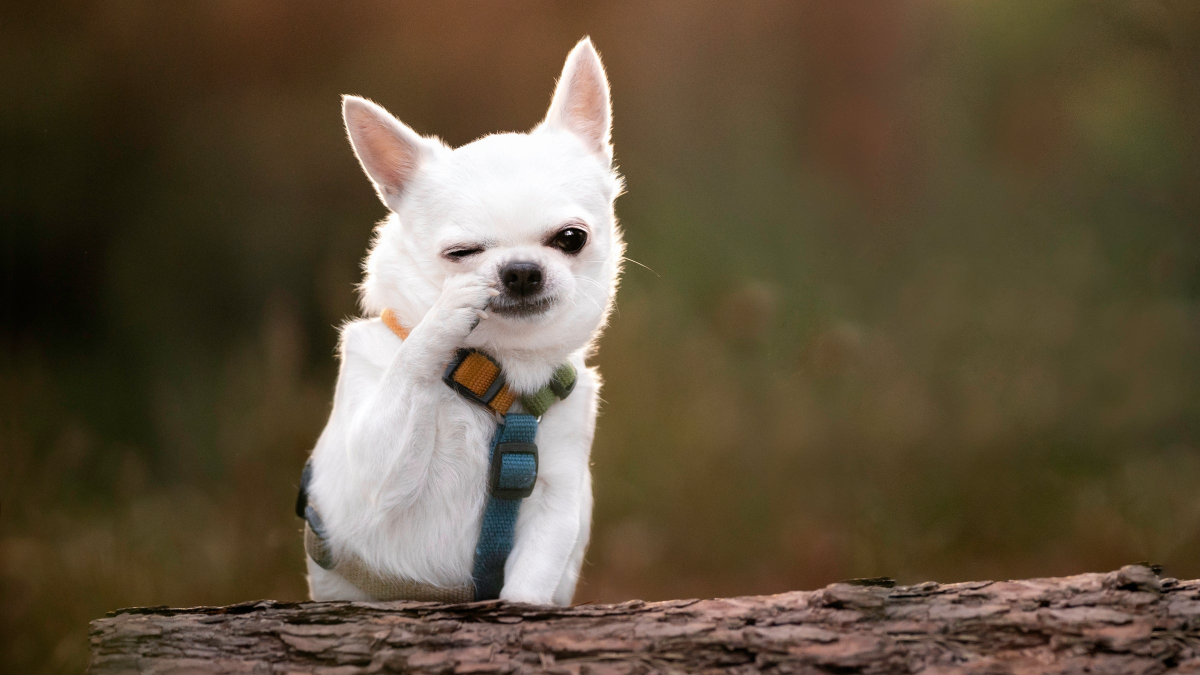
#> input picture 1_Image_processing/img/dog.jpg, 2400 x 1350 px (shown at 1/2 size)
$ python 2.blurimg.py
#> lines starting #> are read from the running program, lines starting #| are printed output that depends on the picture
# Gaussian Blurring
# Median Blurring
# Bilateral Blur

import cv2 as cv
from matplotlib import pyplot as plt
image_path='img/dog.jpg'
img=cv.imread(image_path)
#> img is the input picture: shape (1350, 2400, 3); mean B, G, R 61.5, 82.2, 96.4
imgr=cv.resize(img,(1900,800))
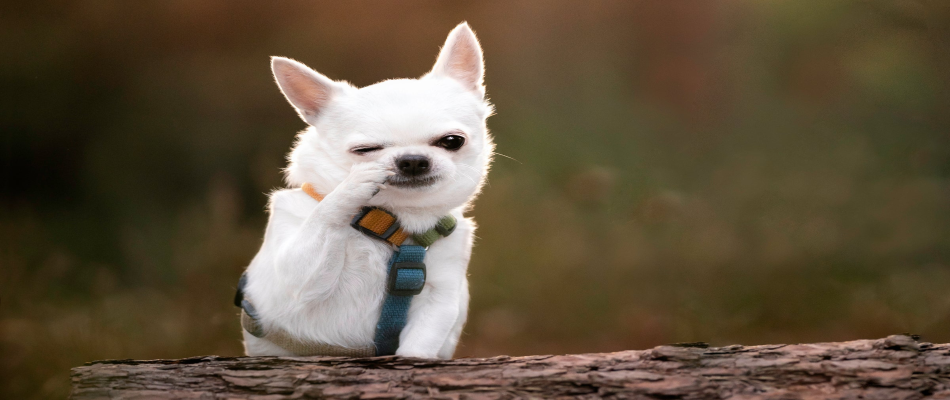
#> imgr: shape (800, 1900, 3) (shown at 1/2 size); mean B, G, R 61.4, 82, 96.3
imgrgb=cv.cvtColor(imgr,cv.COLOR_BGR2RGB)
plt.imshow(imgrgb)
plt.title('original image')
plt.axis('off')
plt.show()

# Gaussian Blurring
gb=cv.GaussianBlur(imgr,(105,105),0)
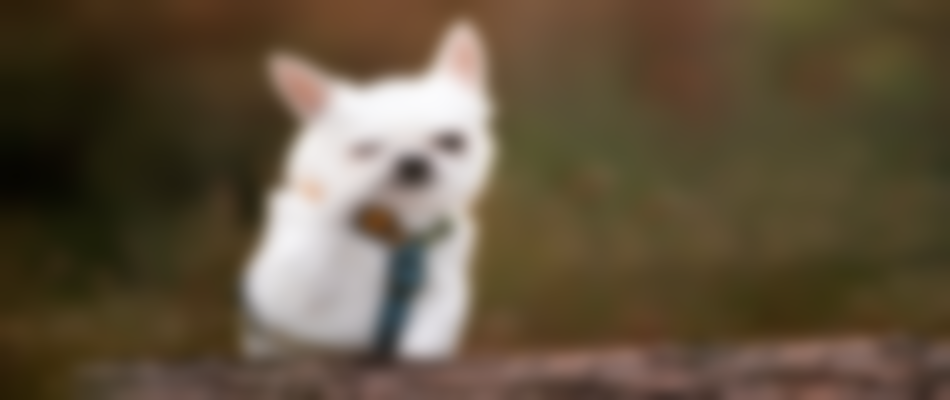
#> gb: shape (800, 1900, 3) (shown at 1/2 size); mean B, G, R 61.4, 82, 96.3
gbrgb=cv.cvtColor(gb,cv.COLOR_BGR2RGB)
plt.imshow(gbrgb)
plt.title('Gaussian Blurring')
plt.axis('off')
plt.show()

# Median Blurring
me=cv.medianBlur(imgr,111)
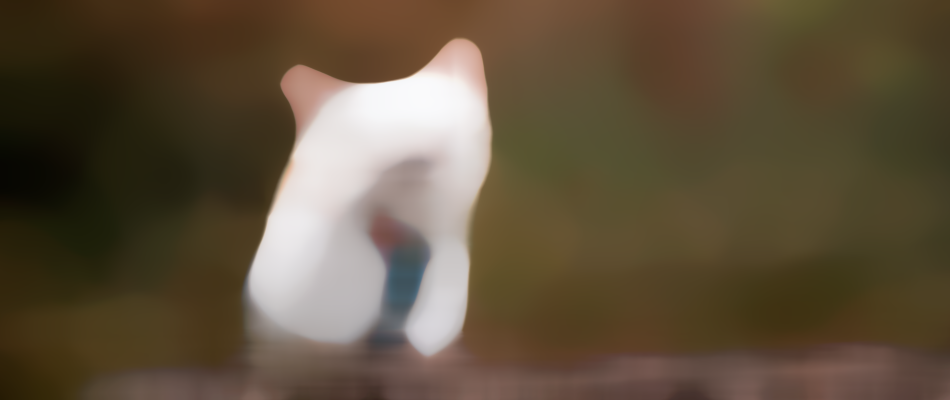
#> me: shape (800, 1900, 3) (shown at 1/2 size); mean B, G, R 60.8, 81.6, 96.1
mergb=cv.cvtColor(me,cv.COLOR_BGR2RGB)
plt.imshow(mergb)
plt.title('Median Blurring')
plt.axis('off')
plt.show()

# Bilateral Blur
BI=cv.bilateralFilter(imgr,15,150,150)
BIrgb=cv.cvtColor(BI,cv.COLOR_BGR2RGB)
plt.imshow(BIrgb)
plt.title('Bilateral Blurring')
plt.axis('off')
plt.show()
